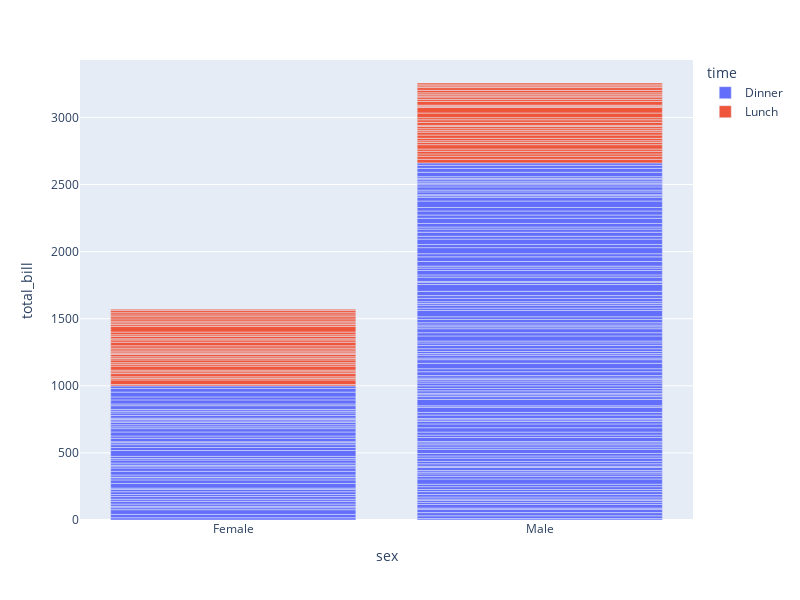

Notebook code for this chart:
### Code cell
# 積み上げ棒グラフ
# time 列で分割して積み上げ

px.bar(
    tips,
    x="sex",
    y="total_bill",
    color="time",
    width=800,
    height=600,
).show()

### Figure 1 — Plotly figure (JSON) as saved in the notebook; plotly's stock layout.template omitted (floating-point values rounded to 4 significant figures; data arrays with more than 128 entries replaced by an {"elided": "..."} marker saying what was removed)
{"data": [{"alignmentgroup": "True", "hovertemplate": "time=Dinner<br>sex=%{x}<br>total_bill=%{y}<extra></extra>", "legendgroup": "Dinner", "marker": {"color": "#636efa", "pattern": {"shape": ""}}, "name": "Dinner", "offsetgroup": "Dinner", "orientation": "v", "showlegend": true, "textposition": "auto", "type": "bar", "x": {"elided": "176 str values"}, "xaxis": "x", "y": {"elided": "176 float values"}, "yaxis": "y"}, {"alignmentgroup": "True", "hovertemplate": "time=Lunch<br>sex=%{x}<br>total_bill=%{y}<extra></extra>", "legendgroup": "Lunch", "marker": {"color": "#EF553B", "pattern": {"shape": ""}}, "name": "Lunch", "offsetgroup": "Lunch", "orientation": "v", "showlegend": true, "textposition": "auto", "type": "bar", "x": ["Male", "Male", "Male", "Male", "Male", "Female", "Male", "Male", "Female", "Male", "Male", "Male", "Male", "Female", "Female", "Female", "Male", "Female", "Male", "Male", "Female", "Female", "Male", "Female", "Female", "Male", "Male", "Female", "Female", "Female", "Female", "Female", "Female", "Female", "Male", "Female", "Female", "Male", "Male", "Female", "Female", "Female", "Female", "Female", "Male", "Male", "Female", "Male", "Male", "Male", "Male", "Male", "Female", "Female", "Male", "Male", "Female", "Female", "Female", "Male", "Female", "Male", "Female", "Male", "Female", "Male", "Female", "Female"], "xaxis": "x", "y": [27.2, 22.76, 17.29, 19.44, 16.66, 10.07, 32.68, 15.98, 34.83, 13.03, 18.28, 24.71, 21.16, 10.65, 12.43, 24.08, 11.69, 13.42, 14.26, 15.95, 12.48, 29.8, 8.52, 14.52, 11.38, 22.82, 19.08, 20.27, 11.17, 12.26, 18.26, 8.51, 10.33, 14.15, 16, 13.16, 17.47, 34.3, 41.19, 27.05, 16.43, 8.35, 18.64, 11.87, 9.78, 7.51, 19.81, 28.44, 15.48, 16.58, 7.56, 10.34, 43.11, 13, 13.51, 18.71, 12.74, 13, 16.4, 20.53, 16.47, 12.16, 13.42, 8.58, 15.98, 13.42, 16.27, 10.09], "yaxis": "y"}], "layout": {"barmode": "relative", "height": 600, "legend": {"title": {"text": "time"}, "tracegroupgap": 0}, "margin": {"t": 60}, "width": 800, "xaxis": {"anchor": "y", "domain": [0, 1], "title": {"text": "sex"}}, "yaxis": {"anchor": "x", "domain": [0, 1], "title": {"text": "total_bill"}}}}
